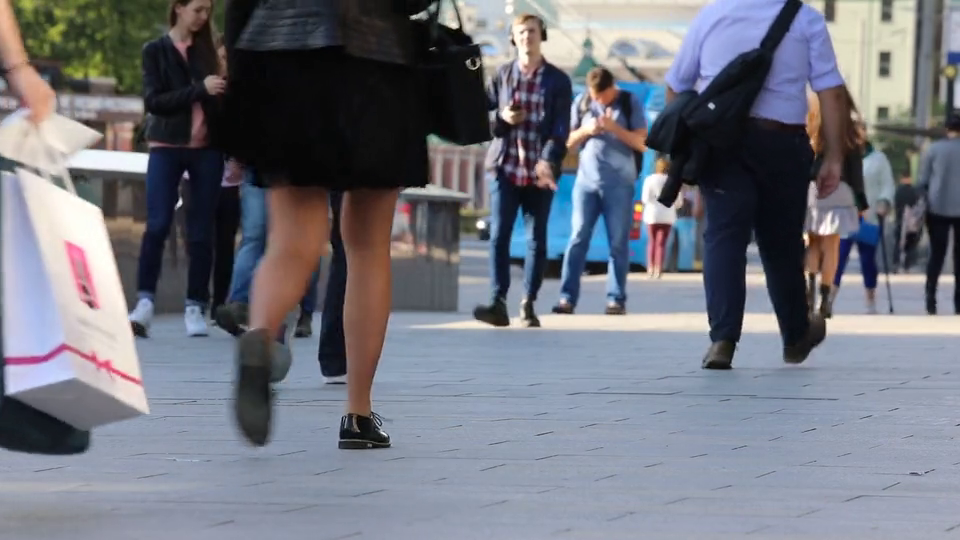
#> input picture frame 25 of body.mp4, 960 x 540 px, given in place of video_1.mp4, which was not available
$ python chapter_07.py
#> lines starting #> are read from the running program, lines starting #| are printed output that depends on the picture; after the words box and inside, x2 and y2 are one past the last pixel; in counts of white or black regions, pixels touching at a corner belong together; pictures that were not available may be replaced by others from this repository, and a replacement may not be noted
# convert the origional video into gray videos

import cv2

# capture the original video
cap = cv2.VideoCapture('resources/video_1.mp4')

while (cap.isOpened()):
    ret, frame =cap.read()
#> frame is the input picture: shape (540, 960, 3); mean B, G, R 125.7, 115.8, 113.4

    # convert original video into gray video.
    grayframe = cv2.cvtColor(frame, cv2.COLOR_BGR2GRAY)
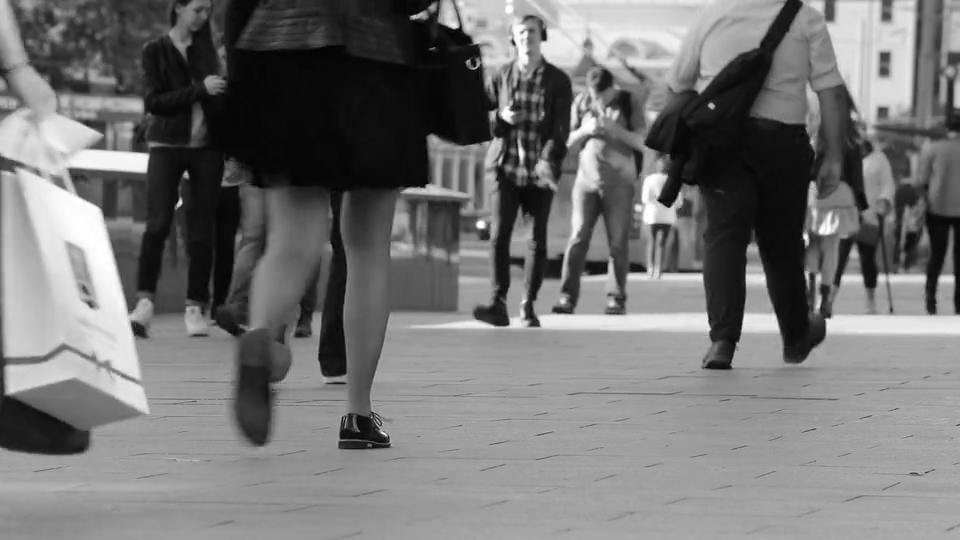
#> grayframe: shape (540, 960); min 0, max 255, mean 116.2

    # black and white image
    (thresh, binary)= cv2.threshold(grayframe, 127, 255, cv2.THRESH_BINARY)
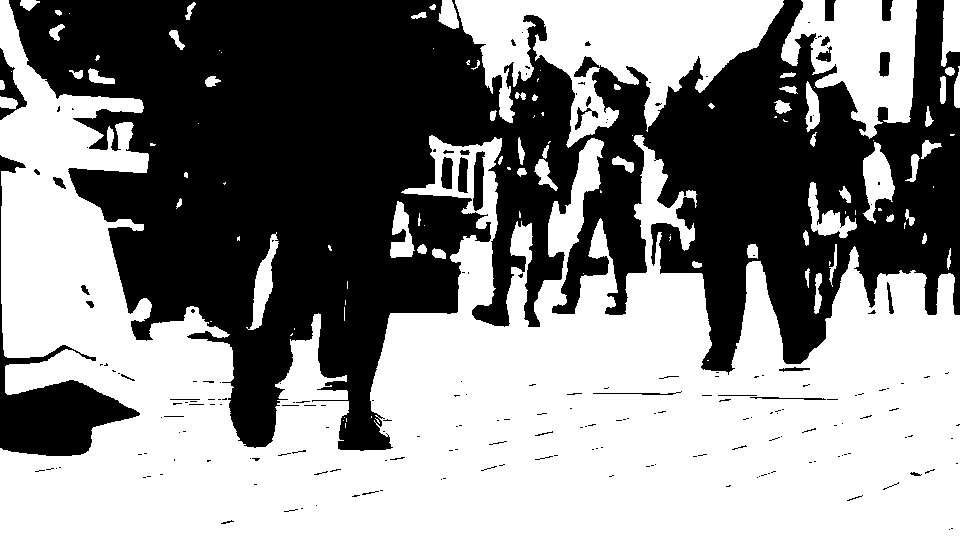
#> binary: shape (540, 960); 54.9% white; 205 black regions (170 under 20 px), largest, box (x1, y1, x2, y2) and area: (9, 0, 960, 451) 220938, (0, 155, 140, 456) 8243, (0, 48, 27, 120) 752
    if ret == True:
        cv2.imshow('video', binary)
        if cv2.waitKey(1) &0xFF == ord('q'):
#> (key q is pressed here)
            break
    else:
         break
cap.release()
#> (the run stopped early here; a loop or call above may not have finished)

$ run again, starting later in the video
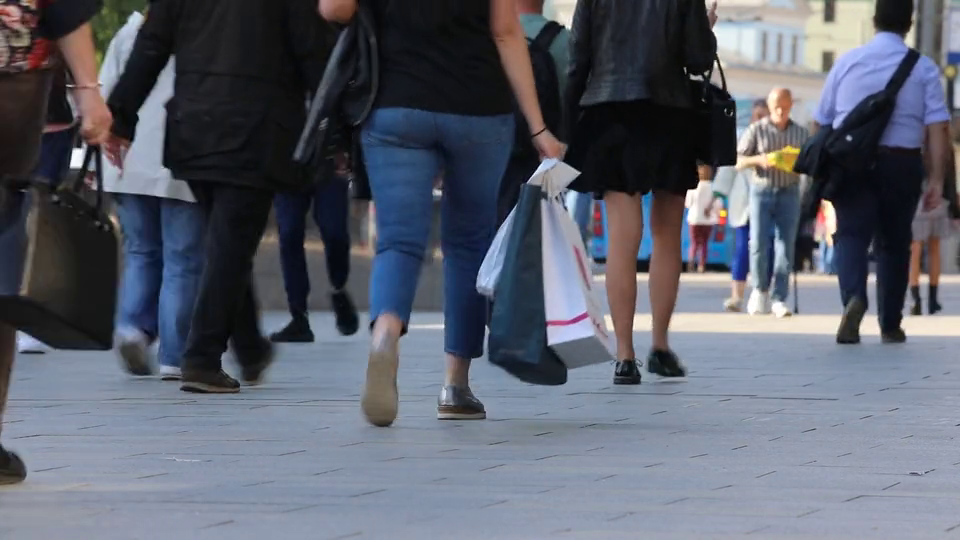
#> input picture frame 112 of body.mp4, 960 x 540 px, given in place of video_1.mp4, which was not available
#> frame is the input picture: shape (540, 960, 3); mean B, G, R 108.6, 96.7, 92.3
#> `grayframe = cv2.cvtColor(frame, cv2.COLOR_BGR2GRAY)`:
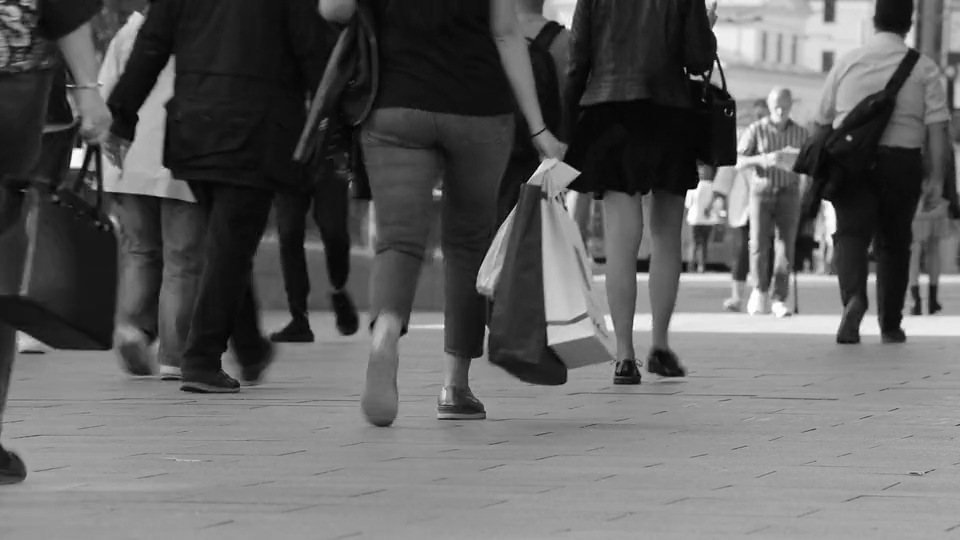
#> grayframe: shape (540, 960); min 0, max 255, mean 96.7
#> `(thresh, binary)= cv2.threshold(grayframe, 127, 255, cv2.THRESH_BINARY)`:
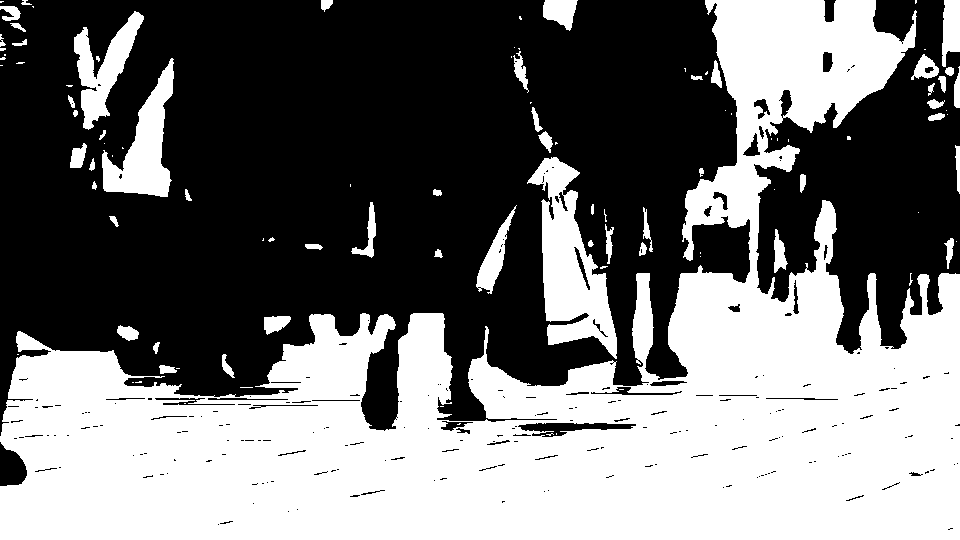
#> binary: shape (540, 960); 45.1% white; 104 white regions (51 under 20 px), largest, box (x1, y1, x2, y2) and area: (0, 0, 960, 540) 209145, (527, 157, 617, 359) 8293, (102, 58, 174, 197) 4385

$ run again, starting later in the video
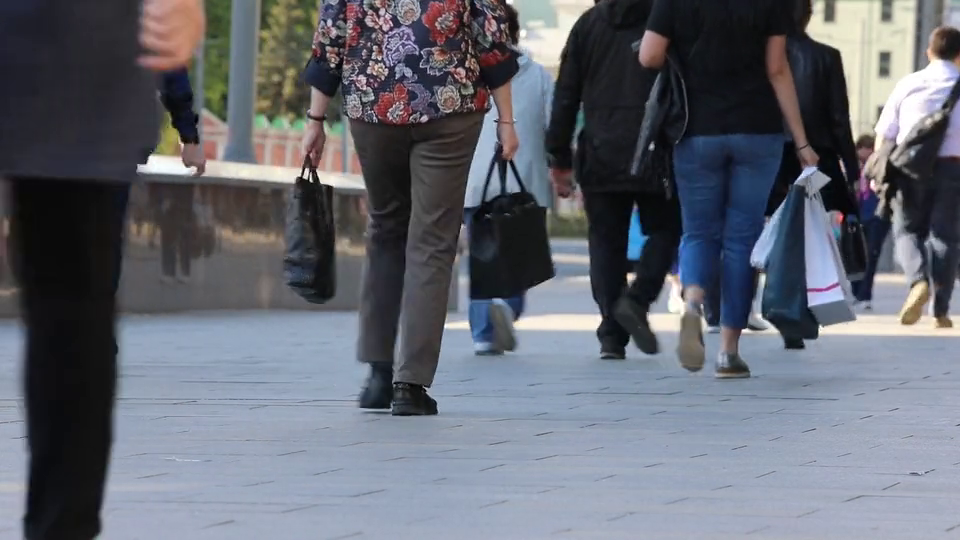
#> input picture frame 200 of body.mp4, 960 x 540 px, given in place of video_1.mp4, which was not available
#> frame is the input picture: shape (540, 960, 3); mean B, G, R 113.5, 103.8, 100.2
#> `grayframe = cv2.cvtColor(frame, cv2.COLOR_BGR2GRAY)`:
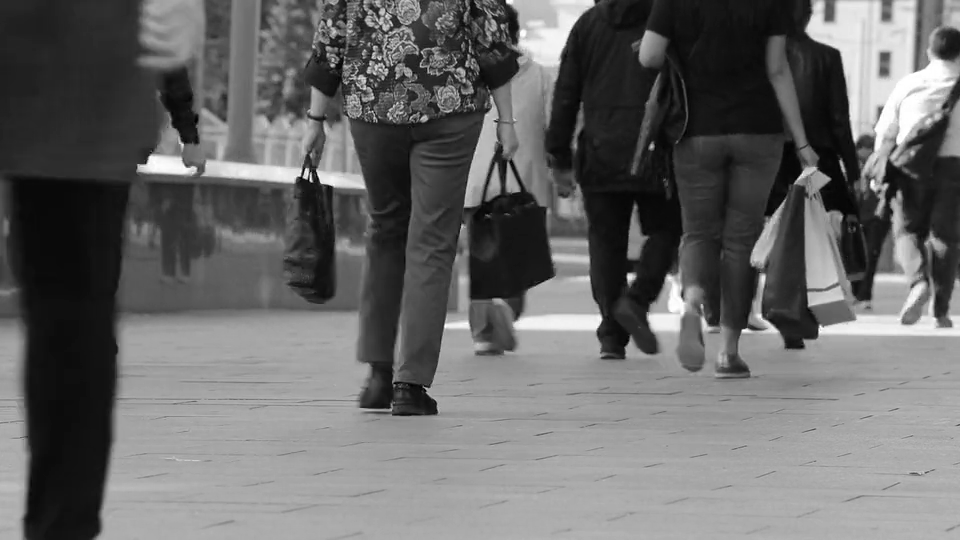
#> grayframe: shape (540, 960); min 0, max 255, mean 103.8
#> `(thresh, binary)= cv2.threshold(grayframe, 127, 255, cv2.THRESH_BINARY)`:
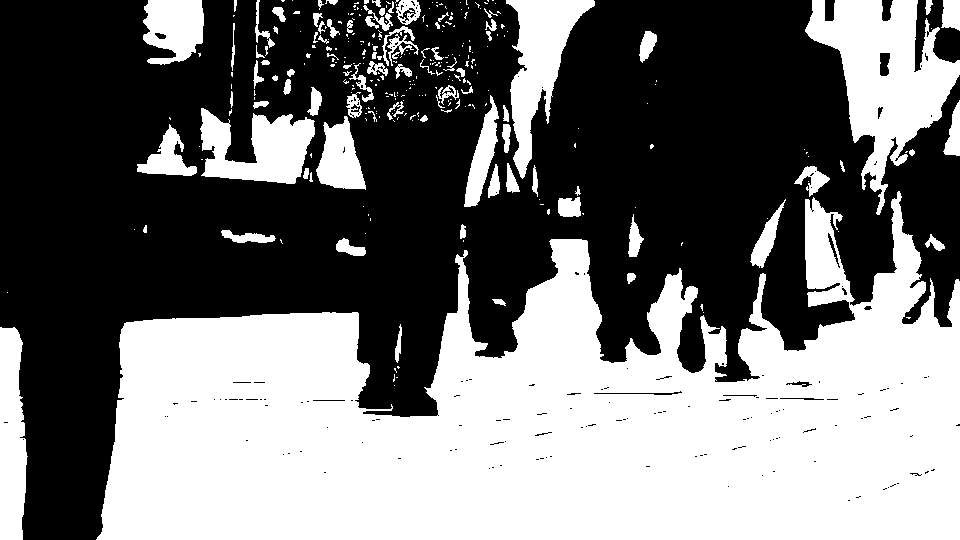
#> binary: shape (540, 960); 45.7% white; 311 white regions (221 under 20 px), largest, box (x1, y1, x2, y2) and area: (96, 191, 960, 540) 186108, (805, 0, 960, 215) 14478, (506, 0, 595, 179) 6420
